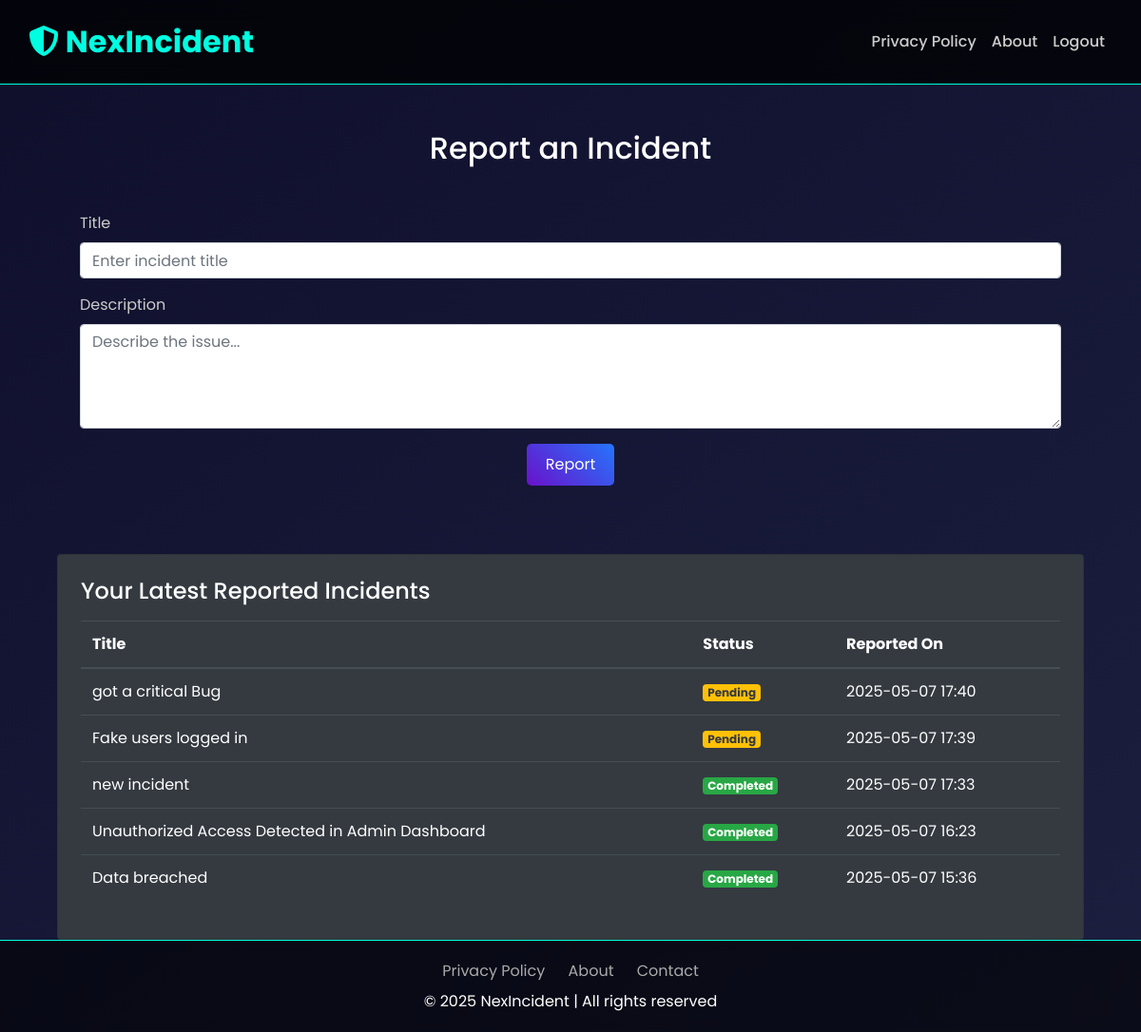
/report_incident_employee (signed in), run on the app's committed database.
### app.py (models this page shows)
class Incident(db.Model):
    id = db.Column(db.Integer, primary_key=True)
    title = db.Column(db.String(100), nullable=False)
    description = db.Column(db.Text, nullable=False)
    reported_by = db.Column(db.String(50), nullable=False)
    status = db.Column(db.String(20), default="Pending")
    created_at = db.Column(db.DateTime, default=datetime.utcnow)

### app.py (the view, shortened to what this page needs)
@app.route('/report_incident_employee', methods=['GET', 'POST'])
@login_required
def report_incident_employee():
    form = IncidentForm()
    recent_incidents = Incident.query \
                            .order_by(Incident.created_at.desc()) \
                            .limit(5) \
                            .all()
    return render_template('report_incident_employee.html', form=form, recent_incidents=recent_incidents)

### app.py
class IncidentForm(FlaskForm):
    title = StringField('Title', validators=[DataRequired(), Length(max=100)])
    description = TextAreaField('Description', validators=[DataRequired()])
    submit = SubmitField('Report')

### app.py (called while the page is built)
@login_manager.user_loader
def load_user(user_id):
    return User.query.get(int(user_id))

### templates/report_incident_employee.html (shortened to what this page needs)
{% extends "base.html" %}
{% block content %}
<div class="container mt-5">
    <h2 class="text-center mb-4">Report an Incident</h2>
    <form method="POST" class="glass-card p-4 mb-5">
        <div class="form-group">
            {{ form.title.label(class="form-label") }}
            {{ form.title(class="form-control", placeholder="Enter incident title") }}
        </div>
        <div class="form-group">
            {{ form.description.label(class="form-label") }}
            {{ form.description(class="form-control", rows="4", placeholder="Describe the issue...") }}
        </div>
        <div class="text-center mt-3">
            {{ form.submit(class="btn btn-gradient") }}
        </div>
    </form>
    <div class="card glass-card bg-dark p-4">
        <h4 class="card-title mb-3">Your Latest Reported Incidents</h4>
        {% if recent_incidents %}
        <table class="table table-dark ">
            <thead>
                <tr>
                    <th scope="col">Title</th>
                    <th scope="col">Status</th>
                    <th scope="col">Reported On</th>
                </tr>
            </thead>
            <tbody>
                {% for incident in recent_incidents %}
                <tr>
                    <td>{{ incident.title }}</td>
                    <td>
                        {% if incident.status == 'Pending' %}
                            <span class="badge bg-warning text-dark">{{ incident.status }}</span>
                        {% elif incident.status == 'Assigned' %}
                            <span class="badge bg-primary">{{ incident.status }}</span>
                        {% else %}
                            <span class="badge bg-success">{{ incident.status }}</span>
                        {% endif %}
                    </td>
                    <td>{{ incident.created_at.strftime('%Y-%m-%d %H:%M') }}</td>
                </tr>
                {% endfor %}
            </tbody>
        </table>
        {% else %}
        <p class="text-muted">No incidents reported yet.</p>
        {% endif %}
    </div>
</div>
{% endblock %}

### templates/base.html (style rules this page uses)
body { background: linear-gradient(145deg, #0f0f2c, #1c1f3f); font-family: 'Poppins', sans-serif; color: #fff; }
.btn-gradient { background: linear-gradient(45deg, #6a11cb, #2575fc); color: white; border: none; padding: 10px 20px; font-size: 16px; border-radius: 5px; cursor: pointer; transition: background 0.3s ease; }
.form-label { color: #ccc; }

### data on the page
Incident: title "got a critical Bug", status "Pending", created_at "2025-05-07 17:40"
Incident: title "Fake users logged in", status "Pending", created_at "2025-05-07 17:39"
Incident: title "new incident", status "Completed", created_at "2025-05-07 17:33"
Incident: title "Unauthorized Access Detected in Admin Dashboard", status "Completed", created_at "2025-05-07 16:23"
Incident: title "Data breached", status "Completed", created_at "2025-05-07 15:36"
